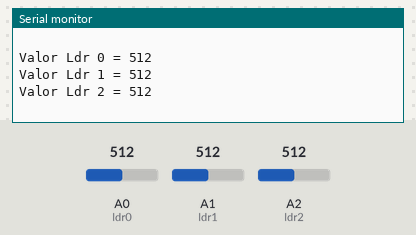
The sketch below on a simulated Arduino Uno, built with avr-gcc and run on an emulated ATmega328P. On the bench: the last lines printed to the serial monitor. Inputs (shaded band) come from the test bench; at power-on: A0 (ldr0) = 512, A1 (ldr1) = 512, A2 (ldr2) = 512.

Above: at 2.8 s.
2.9 s: A0 (ldr0) set to 716
5.6 s: A1 (ldr1) set to 716
At 6.6 s:
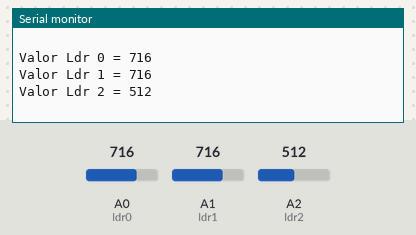
8.3 s: A2 (ldr2) set to 716
At 10.8 s:
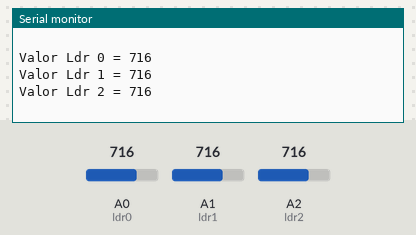
11.0 s: A0 (ldr0) set to 900
13.7 s: A1 (ldr1) set to 900
At 15.3 s:
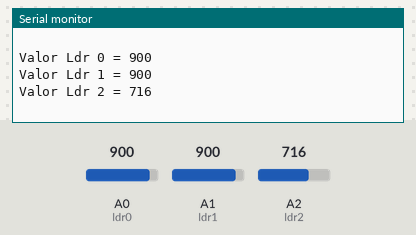
16.4 s: A2 (ldr2) set to 900
At 18.4 s:
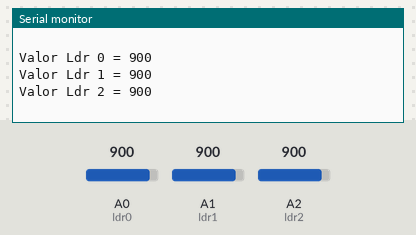
Timing chart, 0 to 19.9 s (numbered marks = the images above; inputs shaded):
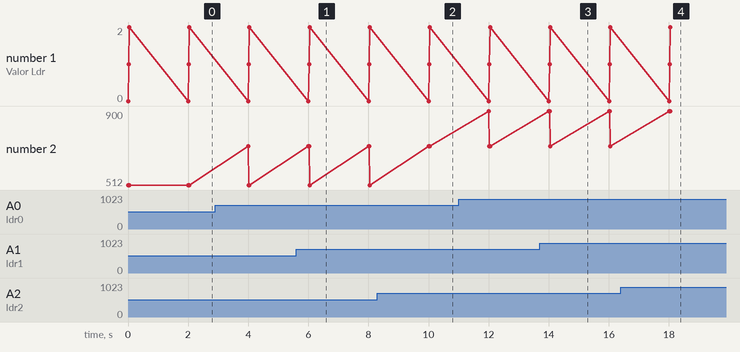

The sketch:

Lector_de_LLum_ex._2.ino
```cpp
/**********************************************************************************
**                                                                               **
**                              Lector de Llum                                   **
**                                                                               **
**                                                                               **
**********************************************************************************/

//********** Includes *************************************************************

//********** Variables ************************************************************
const int ldr0 = A0;         // donar nom al pin A0 de l’Arduino
const int ldr1 = A1;         // donar nom al pin A1 de l’Arduino
const int ldr2 = A2;         // donar nom al pin A2 de l’Arduino


int valLdr0, valLdr1, valLdr2;     // per guardar valors del ldrs

//********** Setup ****************************************************************
void setup()
{
Serial.begin(9600);
}
//********** Loop *****************************************************************
void loop()
{
  valLdr0 = analogRead(ldr0);   // llegir valor ldr0
  valLdr1 = analogRead(ldr1);   // llegir valor ldr1
  valLdr2 = analogRead(ldr2);   // llegir valor ldr2
  Serial.print("Valor Ldr 0 = ");
  Serial.println(valLdr0);
  Serial.print("Valor Ldr 1 = ");
  Serial.println(valLdr1);
  Serial.print("Valor Ldr 2 = ");
  Serial.println(valLdr2);
  Serial.println(" ");
  delay(2000);
}
```

Measured:
- after the input at 5.6 s, the serial monitor: prints a new line after 0.42 s (image 1)
- after the input at 8.3 s, the serial monitor: prints a new line after 1.7 s (image 2)
- after the input at 13.7 s, the serial monitor: prints a new line after 0.33 s (image 3)
- after the input at 16.4 s, the serial monitor: prints a new line after 1.7 s (image 4)
